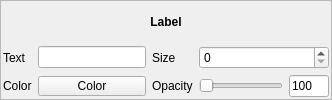
       <widget class="QFrame" name="label_frame">
        <property name="frameShape">
         <enum>QFrame::StyledPanel</enum>
        </property>
        <layout class="QVBoxLayout" name="verticalLayout_7">
         <property name="spacing">
          <number>6</number>
         </property>
         <property name="leftMargin">
          <number>2</number>
         </property>
         <property name="topMargin">
          <number>2</number>
         </property>
         <property name="rightMargin">
          <number>2</number>
         </property>
         <property name="bottomMargin">
          <number>2</number>
         </property>
         <item>
          <widget class="QLabel" name="label_20">
           <property name="font">
            <font>
             <weight>75</weight>
             <bold>true</bold>
            </font>
           </property>
           <property name="text">
            <string>Label</string>
           </property>
           <property name="alignment">
            <set>Qt::AlignCenter</set>
           </property>
          </widget>
         </item>
         <item>
          <layout class="QGridLayout" name="gridLayout">
           <item row="1" column="0">
            <widget class="QLabel" name="label_14">
             <property name="text">
              <string>Color</string>
             </property>
            </widget>
           </item>
           <item row="1" column="2">
            <widget class="QLabel" name="label_15">
             <property name="text">
              <string>Opacity</string>
             </property>
            </widget>
           </item>
           <item row="0" column="0">
            <widget class="QLabel" name="label_13">
             <property name="text">
              <string>Text</string>
             </property>
            </widget>
           </item>
           <item row="0" column="1">
            <widget class="QLineEdit" name="label_lineEdit"/>
           </item>
           <item row="0" column="2">
            <widget class="QLabel" name="label_21">
             <property name="text">
              <string>Size</string>
             </property>
            </widget>
           </item>
           <item row="1" column="1">
            <widget class="QPushButton" name="label_color_btn">
             <property name="minimumSize">
              <size>
               <width>0</width>
               <height>0</height>
              </size>
             </property>
             <property name="maximumSize">
              <size>
               <width>16777215</width>
               <height>20</height>
              </size>
             </property>
             <property name="text">
              <string>Color</string>
             </property>
            </widget>
           </item>
           <item row="0" column="3">
            <widget class="QSpinBox" name="label_size_spinBox"/>
           </item>
           <item row="1" column="3">
            <layout class="QHBoxLayout" name="horizontalLayout">
             <item>
              <widget class="QSlider" name="label_opacity_slider">
               <property name="maximum">
                <number>255</number>
               </property>
               <property name="orientation">
                <enum>Qt::Horizontal</enum>
               </property>
              </widget>
             </item>
             <item>
              <widget class="QLineEdit" name="label_opacity_lineEdit">
               <property name="maximumSize">
                <size>
                 <width>40</width>
                 <height>16777215</height>
                </size>
               </property>
               <property name="text">
                <string>100</string>
               </property>
               <property name="readOnly">
                <bool>true</bool>
               </property>
               <property name="clearButtonEnabled">
                <bool>false</bool>
               </property>
              </widget>
             </item>
            </layout>
           </item>
          </layout>
         </item>
        </layout>
       </widget>
